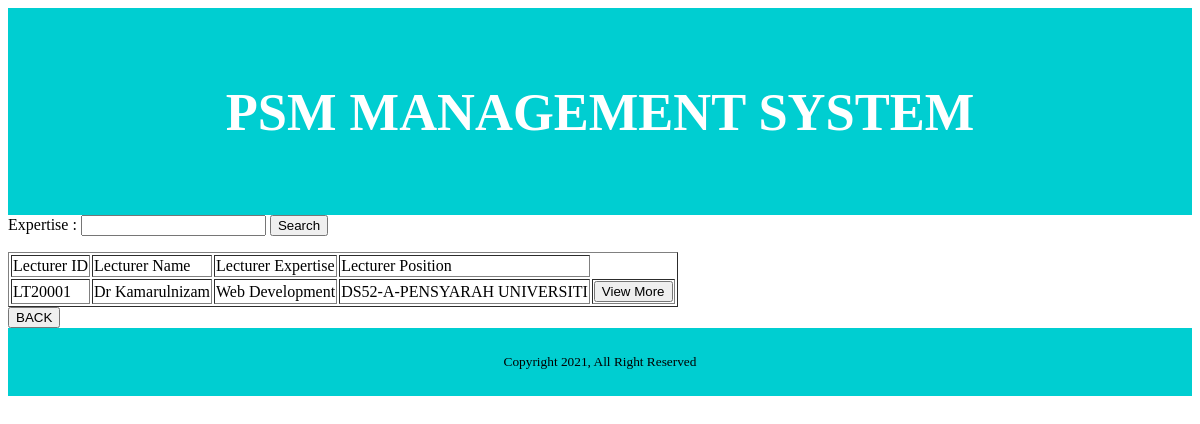
/Manage_Expertise/ExpertiseMainInterface.php?carian=Web Development, run on the app's committed database.
### tables this page shows
CREATE TABLE `lecturers` (
  `Lect_ID` varchar(10) NOT NULL,
  `Lect_Name` varchar(255) NOT NULL,
  `Lect_PhoneNo` int(11) NOT NULL,
  `Lect_OfficeNo` int(11) NOT NULL,
  `Lect_Email` varchar(50) NOT NULL,
  `Lect_OfficeAdd` varchar(50) NOT NULL,
  `Lect_Faculty` varchar(50) NOT NULL,
  `Lect_Position` varchar(50) NOT NULL,
  `Lect_Expertise` varchar(100) NOT NULL,
  `Lect_Photo` varchar(255) NOT NULL
);

### Manage_Expertise/ExpertiseMainInterface.php (the view, shortened to what this page needs)
<html>
<head>
<link rel="stylesheet" type="text/css" href="CSS.css">
</head>
<div class="header">
  <h2> PSM MANAGEMENT SYSTEM</h2>
</div>
<form action="" method="get" class="form-inline">
    Expertise :
    <input type="text" name="carian" class="form-control">
    <button type=submit class="btn btn-primary">Search</button>
</form>
<?php
if(isset($_GET['carian'])){
    $carian=$_GET['carian'];
}else{
    $carian="";
}
include "ExpertiseController.php";
$sql="SELECT Lect_ID, Lect_Name, Lect_Expertise, Lect_Position FROM Lecturers
        WHERE Lect_Expertise LIKE '%$carian%'
        ";
$result=mysqli_query($conn, $sql);
if(mysqli_num_rows($result)==0){
    echo "Tiada matches found";
}
else{
?>
    <table border="1">
        <thead>
            <tr>
			    <td>Lecturer ID</td>
                <td>Lecturer Name</td>
                <td>Lecturer Expertise</td>
                <td>Lecturer Position</td>
            </tr>
        </thead>
<?php
    while($rec=mysqli_fetch_array($result)){
        echo "<tr>";
		echo "<td>". $rec['Lect_ID']."</td>";
        echo "<td>". $rec['Lect_Name']."</td>";
        echo "<td>". $rec['Lect_Expertise']."</td>";
        echo "<td>". $rec['Lect_Position']."</td>";
        $Lect_ID=$rec['Lect_ID'];
        echo "<td> <a href='ExpertiseDetailsInterface.php?Lect_ID=$Lect_ID'><button>View More</button>";
        echo "</td></tr>";
    }
    echo "</table>";
}
?>
<a href=../home.php><button>BACK</button></a>
	<div class="footer">
  <p><sub>Copyright 2021, All Right Reserved</sub></p>
</div>
</html>

### Manage_Expertise/CSS.css (style rules this page uses)
* { box-sizing: border-box; }
.header { background-color: 00CED1; padding: 30px; text-align: center; font-size: 35px; color:#ffffff; }
.footer { background-color: 00CED1; padding: 10px; text-align: center; }

### data on the page
lecturers: Lect_ID "LT20001", Lect_Name "Dr Kamarulnizam", Lect_Expertise "Web Development", Lect_Position "DS52-A-PENSYARAH UNIVERSITI"
